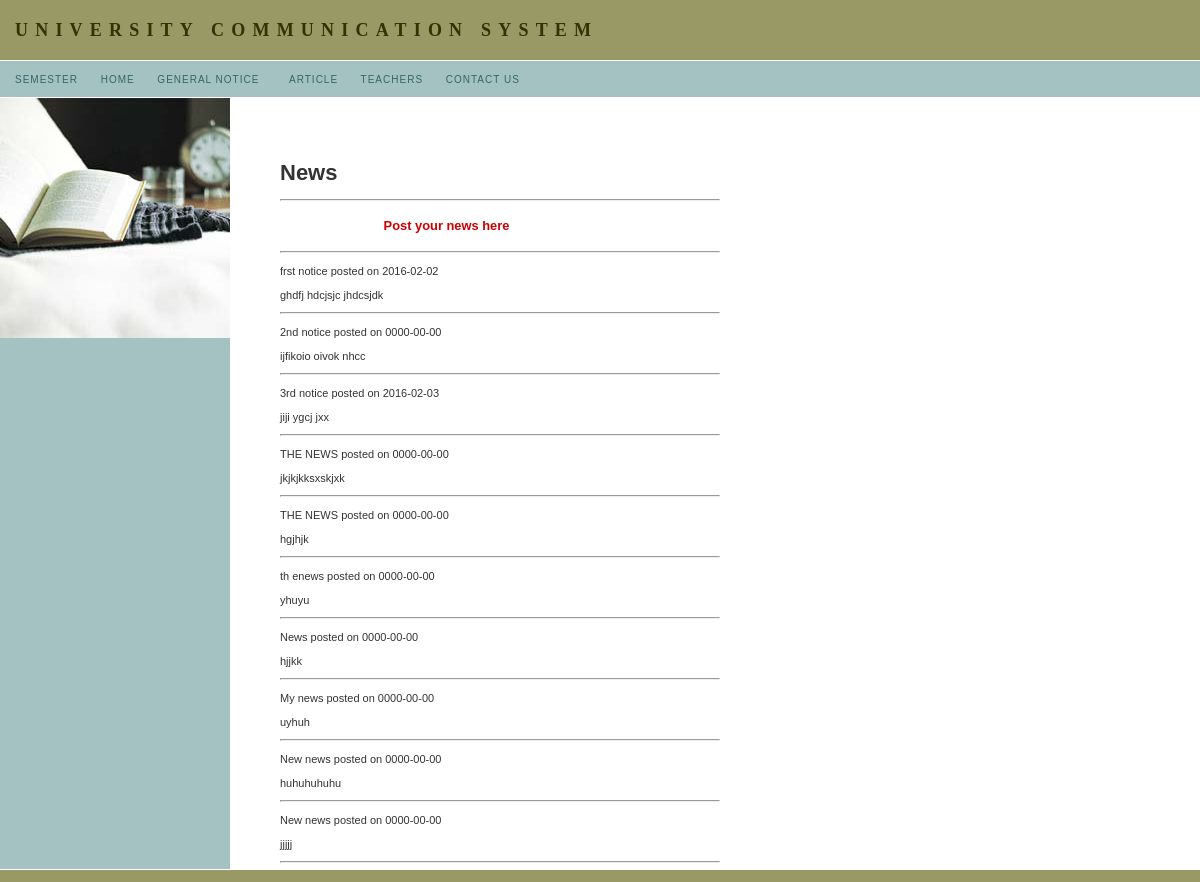
The app's page /news1.php with its own data.
### tables this page shows
CREATE TABLE IF NOT EXISTS `note` (
  `Id` int(11) NOT NULL,
  `Title` varchar(30) NOT NULL,
  `Body` varchar(1000) NOT NULL,
  `Date` date NOT NULL
);

### news1.php (the view, shortened to what this page needs)
<!DOCTYPE html PUBLIC "-//W3C//DTD XHTML 1.0 Transitional//EN" "http://www.w3.org/TR/xhtml1/DTD/xhtml1-transitional.dtd">
<html xmlns="http://www.w3.org/1999/xhtml">
<head>
<link rel="stylesheet" href="mm_lodging1.css" type="text/css" />
</head>
<body bgcolor="#999966">
<table width="100%" border="0" cellspacing="0" cellpadding="0">
	<tr>
	<td width="15" nowrap="nowrap"><img src="mm_spacer.gif" alt="" width="15" height="1" border="0" /></td>
	<td height="60" colspan="3" class="logo" nowrap="nowrap">UNIVERSITY COMMUNICATION SYSTEM </td>
	<td width="40">&nbsp;</td>
	<td width="100%">&nbsp;</td>
	</tr>
	<tr bgcolor="#ffffff">
	<td colspan="6"><img src="mm_spacer.gif" alt="" width="1" height="1" border="0" /></td>
	</tr>
	<tr bgcolor="#a4c2c2">
	<td width="15" nowrap="nowrap">&nbsp;</td>
	<td height="36" colspan="3" id="navigation" class="navText"> <a href="semester.php">SEMESTER</a>&nbsp;&nbsp;&nbsp;&nbsp;&nbsp;
      <a href="main.php">HOME</a>&nbsp;&nbsp;&nbsp;&nbsp;&nbsp; <a href="news.php">GENERAL NOTICE </a>&nbsp;&nbsp;
      &nbsp;&nbsp;&nbsp; <a href="javascript:;">ARTICLE</a>&nbsp;&nbsp;&nbsp;&nbsp;&nbsp;
      <a href="tinfo.php">TEACHERS</a>&nbsp;&nbsp;&nbsp;&nbsp;&nbsp;
      <a href="contact.php">CONTACT US </a></td>
	<td width="40">&nbsp;</td>
	<td width="100%">&nbsp;</td>
	</tr>
	<tr bgcolor="#ffffff">
	<td colspan="6"><img src="mm_spacer.gif" alt="" width="1" height="1" border="0" /></td>
	</tr>
	<tr bgcolor="#ffffff">
	<td width="230" colspan="2" valign="top" bgcolor="#a4c2c2"><img src="mm_lodging_image.jpg" alt="Home Page Image" width="230" height="240" border="0" />
	<table border="0" cellspacing="0" cellpadding="0" width="230">
		<tr>
		<td width="15">&nbsp;</td>
		<td width="200" class="sidebarText" id="padding"><br />
		&nbsp;<br />		</td>
		<td width="15">&nbsp;</td>
		</tr>
	</table>	</td>
	<td width="50" valign="top"><img src="mm_spacer.gif" alt="" width="50" height="1" border="0" /></td>
	<td width="440" valign="top"><br />
	<br />
	<table border="0" cellspacing="0" cellpadding="0" width="440">
		<tr>
		<td class="bodyText"><br />
		<h1>News</h1><hr>
<p><a href="post1.php"> <h3> &nbsp;&nbsp;&nbsp;&nbsp;&nbsp;&nbsp;&nbsp;&nbsp;&nbsp;&nbsp;&nbsp;&nbsp;&nbsp;&nbsp;&nbsp;&nbsp;&nbsp;&nbsp;&nbsp;&nbsp;&nbsp;&nbsp;&nbsp;&nbsp;&nbsp;&nbsp;&nbsp;&nbsp;&nbsp;Post your news here</h3>
</a></p><hr>
<?php
$getnews=mysql_query("SELECT * from note");
while($row=mysql_fetch_assoc($getnews))
{
$Title=$row['Title'];
$Body=$row['Body'];
$Date=$row['Date'];
echo "$Title posted on $Date<br>
      $Body
	  <hr>";
}
?>
			</td>
		</tr>
	</table>
	</td>
	<td width="40">&nbsp;</td>
	<td width="100%">&nbsp;</td>
	</tr>
	<tr bgcolor="#ffffff">
	<td colspan="6"><img src="mm_spacer.gif" alt="" width="1" height="1" border="0" /></td>
	</tr>
	<tr>
	<td width="15">&nbsp;</td>
	<td width="215">&nbsp;</td>
	<td width="50">&nbsp;</td>
	<td width="440">&nbsp;</td>
	<td width="40">&nbsp;</td>
	<td width="100%">&nbsp;</td>
	</tr>
</table>
</body>
</html>

### mm_lodging1.css (style rules this page uses)
body { margin:0px; }
td { font:11px arial; color:#333333; }
a { color: #cc0000; text-decoration:none; font-weight:bold; }
#navigation a { font:10px arial; color: #336666; text-decoration:none; letter-spacing:.1em; }
#padding { padding:20px 5px 20px 5px; }
.logo { font:18px times new roman; color: #333300; letter-spacing:.4em; font-weight:bold; }
.sidebarText { font:12px georgia; color: #336666; line-height:18px; }
.bodyText { font:11px arial; line-height:24px; color:#333333; }
.navText { font:10px arial; color: #333300; letter-spacing:.1em; }

### records on screen
note: Title "frst notice", Date "2016-02-02", Body "ghdfj hdcjsjc jhdcsjdk"
note: Title "2nd notice", Date "0000-00-00", Body "ijfikoio oivok nhcc"
note: Title "3rd notice", Date "2016-02-03", Body "jiji ygcj jxx"
note: Title "THE NEWS", Date "0000-00-00", Body "jkjkjkksxskjxk"
note: Title "THE NEWS", Date "0000-00-00", Body "hgjhjk"
note: Title "th enews", Date "0000-00-00", Body "yhuyu"
note: Title "News", Date "0000-00-00", Body "hjjkk"
note: Title "My news", Date "0000-00-00", Body "uyhuh"
note: Title "New news", Date "0000-00-00", Body "huhuhuhuhu"
note: Title "New news", Date "0000-00-00", Body "jjjjj"
